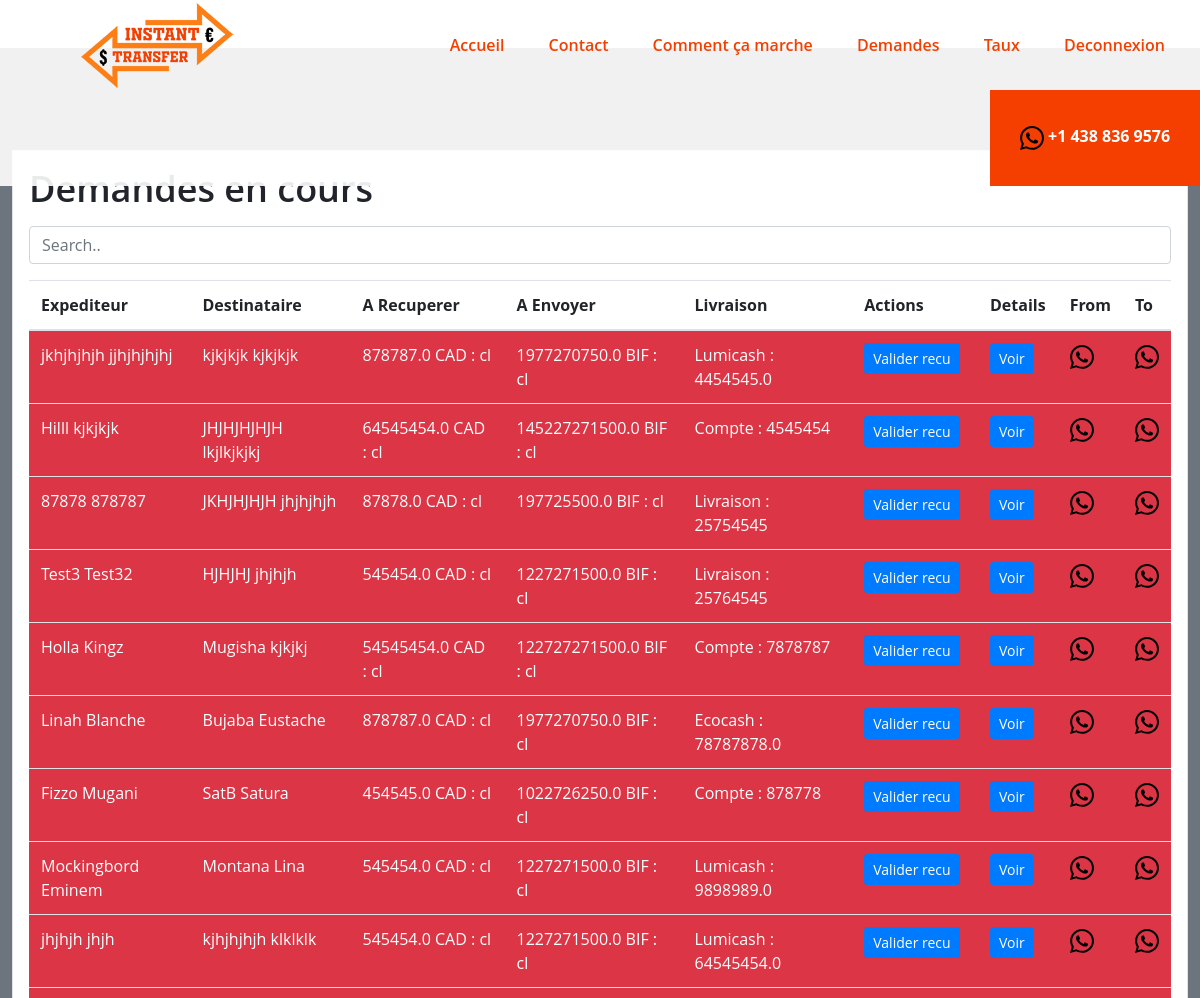
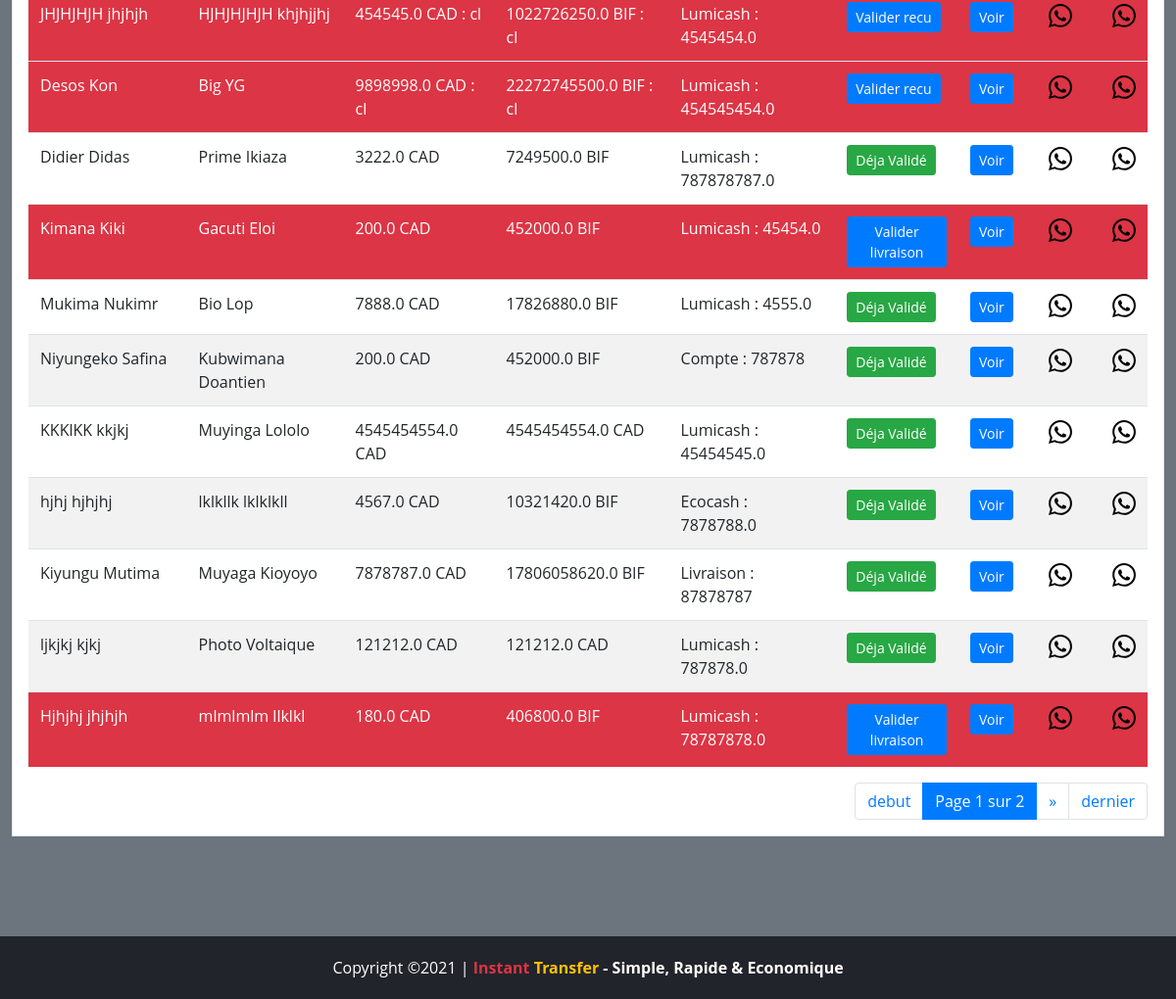
The page /converter/requests/ (signed in) on the database as committed earlier (2 pictures, top to bottom).
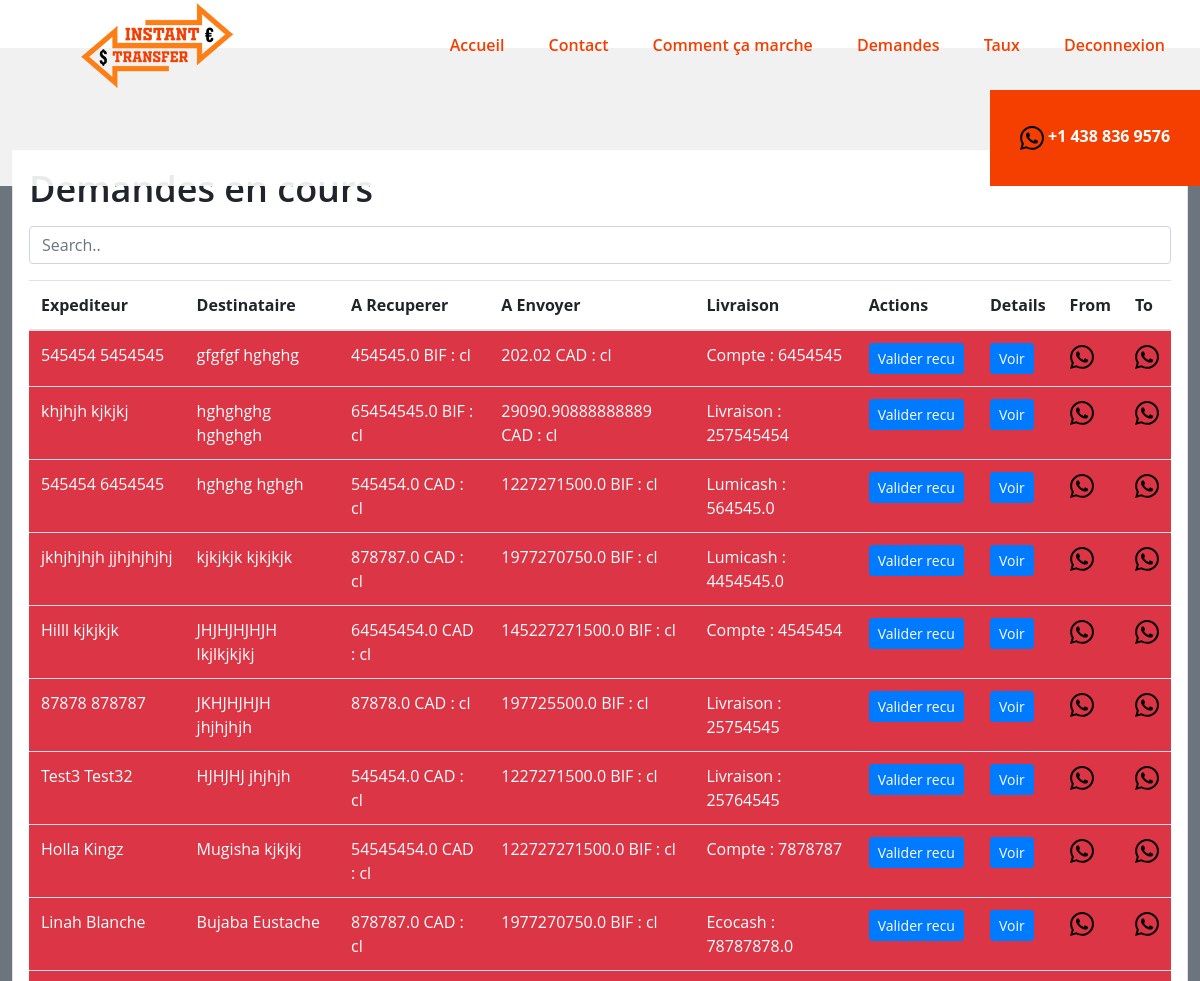
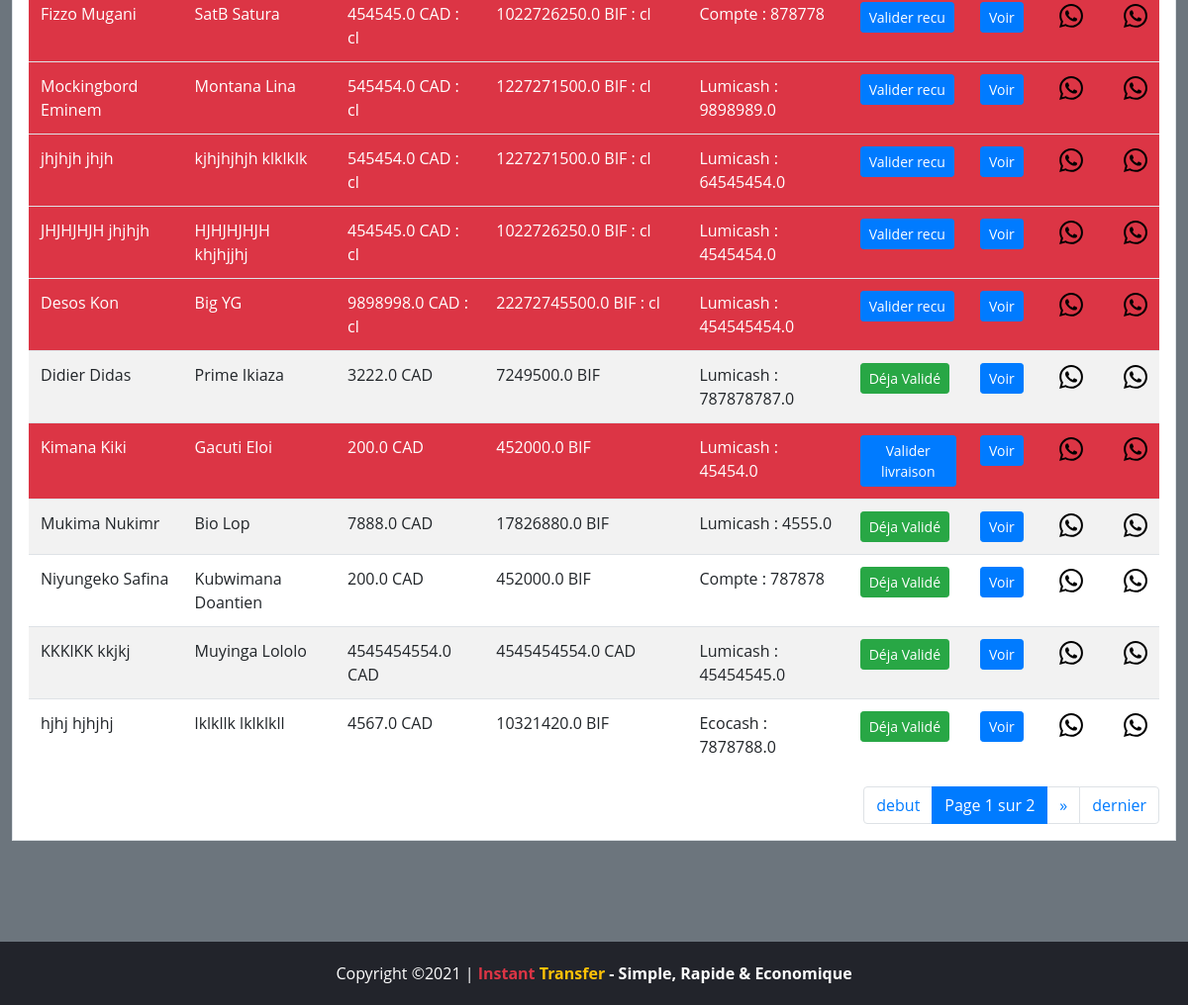
The same page on the database as committed later (2 pictures, top to bottom).
### currencyConverter/models.py (models this page shows, shortened)
class Tracking(models.Model):
	currency_in = models.ForeignKey(Country, related_name='curr_in', on_delete=models.CASCADE)
	currency_out = models.ForeignKey(Country, related_name='curr_out', on_delete=models.CASCADE)
	amount_in = models.FloatField()
	amount_out = models.FloatField()
	amount_in_recieve = models.FloatField(null=True)
	amount_out_deliver = models.FloatField(null=True)
	name_sender = models.CharField(max_length=100)
	subname_sender = models.CharField(max_length=100)
	phone_sender = models.CharField(max_length=100)
	name_reciever = models.CharField(max_length=100)
	subname_reciever = models.CharField(max_length=100)
	phone_reciever = models.CharField(max_length=100)
	lumicash = models.FloatField(null=True, blank=True)
	lumicash_holder = models.CharField(max_length=100)
	ecocash = models.FloatField(null=True, blank=True)
	ecocash_holder = models.CharField(max_length=100)
	tel_livraison = models.IntegerField(null=True, blank=True)
	account_number = models.IntegerField(null=True, blank=True)
	account_holder = models.CharField(max_length=100)
	bank_name = models.CharField(max_length=150)
	validated1 = models.BooleanField(default=False)
	motif_validated1 = models.TextField(blank=True, null=True, default='Rien')
	validated2 = models.BooleanField(default=False)
	date = models.DateField(default=timezone.now)
	def senderFullName(self):
		return self.name_sender+' '+self.subname_sender
	def recieverFullName(self):
		return self.name_reciever+' '+self.subname_reciever
	def montantDepart(self):
		return f"{self.amount_in} {self.currency_in.currency}"
	def montantRecuAdmin(self):
		return f"{self.amount_in_recieve} {self.currency_in.currency}"
	def montantArriveAdmin(self):
		return f"{self.amount_out_deliver} {self.currency_out.currency}"
	def montantArrive(self):
		return f"{self.amount_out} {self.currency_out.currency}"

class Country(models.Model):
	name = models.CharField(max_length=20)
	currency = models.CharField(max_length=20)
	usd_value = models.CharField(max_length=20)

### currencyConverter/views.py (the view)
# urls.py: path('requests/', views.requests, name='requests'),
@login_required(login_url=('login'))
def requests(request):
	trackings = Tracking.objects.all().order_by('-id')
	paginator = Paginator(trackings, 20)
	try:
		page_number = request.GET.get('page')
	except:
		page_number = 1
	page_obj = paginator.get_page(page_number)
	return render(request, 'requests.html', {'page_obj': page_obj})

### currencyConverter/templates/requests.html (shortened to what the changed rows need)
{% extends 'index.html' %}
{% load static %}
{% block content %}
<section class="admin-section spad bg-secondary mt-5"  id="sectionTag">
        <div class="container p-3 bg-white border">
                <div class="table-responsive">
                  <h2 class="sub-header mb-3">Demandes en cours</h2>
                    <table class="table table-striped table-hover">
                      <thead>
                        <tr>
                            <th>Expediteur</th>
                            <th>Destinataire</th>
                            <th>A Recuperer</th>
                            <th>A Envoyer</th>
                            <th>Livraison</th>
                            <th>Actions</th>
                            <th>Details</th>
                            <th>From</th>
                            <th>To</th>
                        </tr>
                      </thead>
                      <tbody id="myTable">
        	                {% for tracking in page_obj %}
                            <tr {% if not tracking.validated2 %}
                                class="bg-danger text-white"
                            {% endif %}>
                                <td >{{ tracking.senderFullName }}</td>
                                <td >{{ tracking.recieverFullName }}</td>
                                <td >
                                    {% if not tracking.amount_in_recieve %}
                                        {{ tracking.montantDepart }} : cl
                                    {% else %}
                                        {{ tracking.montantRecuAdmin }}
                                    {% endif %}
                                </td>
                                <td >
                                    {% if tracking.amount_out_deliver  %}
                                        {{ tracking.montantArriveAdmin }}
                                    {% else %}
                                        {{ tracking.montantArrive }} : cl
                                    {% endif %}
                                </td>
                                <td >
                                    {% if tracking.lumicash %}
                                        Lumicash : {{ tracking.lumicash }}
                                    {% endif %}
                                    {% if tracking.ecocash %}
                                        Ecocash : {{ tracking.ecocash }}
                                    {% endif %}
                                    {% if tracking.account_number %}
                                        Compte : {{ tracking.account_number }}
                                    {% endif %}
                                    {% if tracking.tel_livraison %}
                                        Livraison : {{ tracking.tel_livraison }}
                                    {% endif %}
                                </td>
                                <td >
                                    {% if  not tracking.validated1 %}
                                        <a href="{% url 'recu' tracking.id %}" class="btn btn-primary btn-sm">Valider recu</a>
                                    {% endif %}
                                    {% if tracking.validated1 and not tracking.validated2 %}
                                        <a href="{% url 'envoi' tracking.id %}" class="btn btn-primary btn-sm">Valider livraison</a>
                                    {% endif %}
                                    {% if tracking.validated1 and tracking.validated2 %}
                                        <div  class="btn btn-success btn-sm" >Déja Validé</div>
                                    {% endif %}
                                    </td>
                                <td >
                                    <button type="button" class="btn btn-primary btn-sm" data-toggle="modal" data-target="#pendingModal{{ tracking.id }}">
                                Voir
                              </button>
                                </td>
                                <td >
                                    <div class="hr-btn hr-btn-2">
                                        <a  href="https://api.whatsapp.com/send?phone={{tracking.phone_sender}}" target="_blank" class="text-white">
                                          </a></div>
                                </td>
                                <td >
                                    <div class="hr-btn hr-btn-2">
                                        <a href="https://api.whatsapp.com/send?phone={{tracking.phone_reciever}}" target="_blank" class="text-white">
                                          </a></div>
                                </td>
                            </tr>
                           {% endfor %}
                      </tbody>
                    </table>
                </div>
        </div>
</section>
{% endblock content %}

Rows that differ between the two databases and show on the page:
no longer on this page (row unchanged): Tracking: senderFullName "Kiyungu Mutima", recieverFullName "Muyaga Kioyoyo", montantRecuAdmin "7878787.0 CAD", montantArriveAdmin "17806058620.0 BIF", tel_livraison "87878787", validated1 "Déja Validé", validated2 True (drawn)
no longer on this page (row unchanged): Tracking: senderFullName "ljkjkj kjkj", recieverFullName "Photo Voltaique", montantRecuAdmin "121212.0 CAD", montantArriveAdmin "121212.0 CAD", lumicash "787878.0", validated1 "Déja Validé", validated2 True (drawn)
no longer on this page (row unchanged): Tracking: senderFullName "Hjhjhj jhjhjh", recieverFullName "mlmlmlm llklkl", montantRecuAdmin "180.0 CAD", montantArriveAdmin "406800.0 BIF", lumicash "78787878.0", validated1 "Valider livraison", validated2 False (drawn)
added Tracking: senderFullName "545454 5454545", recieverFullName "gfgfgf hghghg", montantDepart "454545.0 BIF", montantArrive "202.02 CAD", account_number "6454545", validated1 "Valider recu"
added Tracking: senderFullName "khjhjh kjkjkj", recieverFullName "hghghghg hghghgh", montantDepart "65454545.0 BIF", montantArrive "29090.90888888889 CAD", tel_livraison "257545454", validated1 "Valider recu"
added Tracking: senderFullName "545454 6454545", recieverFullName "hghghg hghgh", montantDepart "545454.0 CAD", montantArrive "1227271500.0 BIF", lumicash "564545.0", validated1 "Valider recu"
